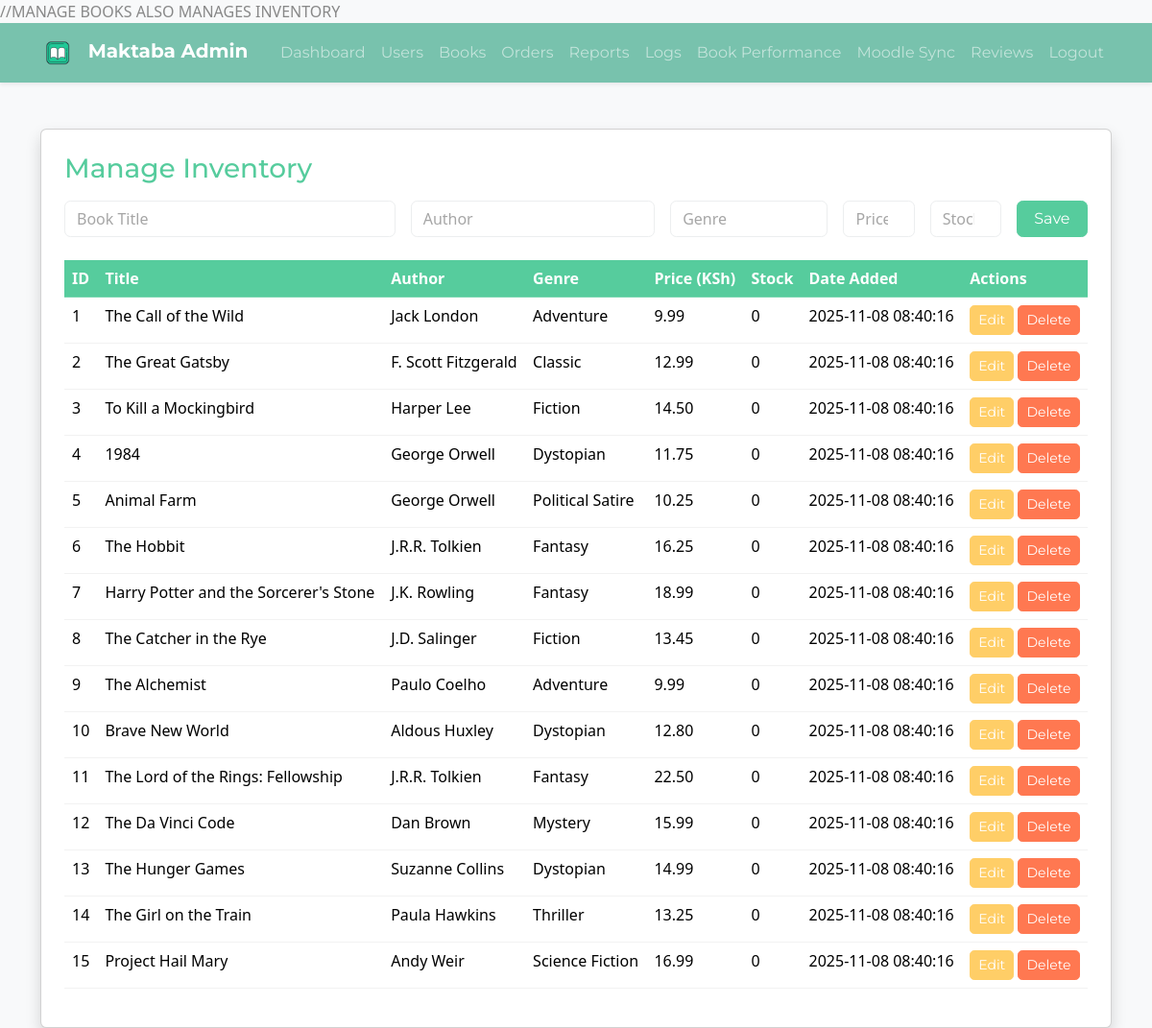
The app's page /modules/admin/manage_inventory.php (signed in) with its own data.
### tables this page shows
CREATE TABLE books (
    book_id INT AUTO_INCREMENT PRIMARY KEY,
    title VARCHAR(200) NOT NULL,
    author VARCHAR(100),
    publisher_id INT,
    price DECIMAL(10,2) NOT NULL,
    stock_quantity INT DEFAULT 0,
    reserved_stock INT DEFAULT 0,
    genre VARCHAR(50),
    year_of_publication YEAR,
    description TEXT,
    book_cover VARCHAR(255),
    moodle_course_id VARCHAR(50),  
    is_available TINYINT(1) DEFAULT 1,
    date_added TIMESTAMP DEFAULT CURRENT_TIMESTAMP,
    FOREIGN KEY (publisher_id) REFERENCES publishers(publisher_id)
        ON DELETE SET NULL ON UPDATE CASCADE
);

### modules/admin/manage_inventory.php (the view, shortened to what this page needs)
<?php
require_once("../../database/config.php");
$books = $conn->query("SELECT * FROM books ORDER BY date_added DESC");
?>
<!DOCTYPE html>
<html lang="en">
<head>
  <link href="https://cdn.jsdelivr.net/npm/bootswatch@5.3.3/dist/minty/bootstrap.min.css" rel="stylesheet">
</head>
<body class="bg-light">
<?php include("../../includes/admin_nav.php"); ?>
<div class="container mt-5">
  <div class="card shadow p-4">
    <h3 class="text-success mb-3">Manage Inventory</h3>
    <form method="POST" class="row g-3 mb-4">
      <div class="col-md-4">
        <input type="text" name="title" id="title" class="form-control" placeholder="Book Title" required>
      </div>
      <div class="col-md-3">
        <input type="text" name="author" id="author" class="form-control" placeholder="Author" required>
      </div>
      <div class="col-md-2">
        <input type="text" name="genre" id="genre" class="form-control" placeholder="Genre">
      </div>
      <div class="col-md-1">
        <input type="number" step="0.01" name="price" id="price" class="form-control" placeholder="Price" required>
      </div>
      <div class="col-md-1">
        <input type="number" name="stock" id="stock" class="form-control" placeholder="Stock" required>
      </div>
      <div class="col-md-1 d-grid">
        <button type="submit" class="btn btn-success">Save</button>
      </div>
    </form>
    <table class="table table-hover">
      <thead class="table-success">
        <tr>
          <th>ID</th>
          <th>Title</th>
          <th>Author</th>
          <th>Genre</th>
          <th>Price (KSh)</th>
          <th>Stock</th>
          <th>Date Added</th>
          <th>Actions</th>
        </tr>
      </thead>
      <tbody>
        <?php while ($book = $books->fetch_assoc()): ?>
          <tr>
            <td><?= $book['book_id'] ?></td>
            <td><?= htmlspecialchars($book['title']) ?></td>
            <td><?= htmlspecialchars($book['author']) ?></td>
            <td><?= htmlspecialchars($book['genre']) ?></td>
            <td><?= number_format($book['price'], 2) ?></td>
            <td><?= isset($book['stock']) ? htmlspecialchars($book['stock']) : '0' ?></td>
            <td><?= $book['date_added'] ?></td>
            <td>
              <button class="btn btn-sm btn-warning"
                onclick="editBook(<?= htmlspecialchars(json_encode($book)) ?>)">Edit</button>
              <a href="?delete=<?= $book['book_id'] ?>" class="btn btn-sm btn-danger"
                 onclick="return confirm('Delete this book?')">Delete</a>
            </td>
          </tr>
        <?php endwhile; ?>
      </tbody>
    </table>
  </div>
</div>
</body>
</html>

### records on screen
books: book_id "1", title "The Call of the Wild", author "Jack London", genre "Adventure", price "9.99", date_added "2025-11-08 08:40:16"
books: book_id "2", title "The Great Gatsby", author "F. Scott Fitzgerald", genre "Classic", price "12.99", date_added "2025-11-08 08:40:16"
books: book_id "3", title "To Kill a Mockingbird", author "Harper Lee", genre "Fiction", price "14.50", date_added "2025-11-08 08:40:16"
books: book_id "4", title "1984", author "George Orwell", genre "Dystopian", price "11.75", date_added "2025-11-08 08:40:16"
books: book_id "5", title "Animal Farm", author "George Orwell", genre "Political Satire", price "10.25", date_added "2025-11-08 08:40:16"
books: book_id "6", title "The Hobbit", author "J.R.R. Tolkien", genre "Fantasy", price "16.25", date_added "2025-11-08 08:40:16"
books: book_id "7", title "Harry Potter and the Sorcerer's Stone", author "J.K. Rowling", genre "Fantasy", price "18.99", date_added "2025-11-08 08:40:16"
books: book_id "8", title "The Catcher in the Rye", author "J.D. Salinger", genre "Fiction", price "13.45", date_added "2025-11-08 08:40:16"
books: book_id "9", title "The Alchemist", author "Paulo Coelho", genre "Adventure", price "9.99", date_added "2025-11-08 08:40:16"
books: book_id "10", title "Brave New World", author "Aldous Huxley", genre "Dystopian", price "12.80", date_added "2025-11-08 08:40:16"
books: book_id "11", title "The Lord of the Rings: Fellowship", author "J.R.R. Tolkien", genre "Fantasy", price "22.50", date_added "2025-11-08 08:40:16"
books: book_id "12", title "The Da Vinci Code", author "Dan Brown", genre "Mystery", price "15.99", date_added "2025-11-08 08:40:16"
books: book_id "13", title "The Hunger Games", author "Suzanne Collins", genre "Dystopian", price "14.99", date_added "2025-11-08 08:40:16"
books: book_id "14", title "The Girl on the Train", author "Paula Hawkins", genre "Thriller", price "13.25", date_added "2025-11-08 08:40:16"
books: book_id "15", title "Project Hail Mary", author "Andy Weir", genre "Science Fiction", price "16.99", date_added "2025-11-08 08:40:16"
